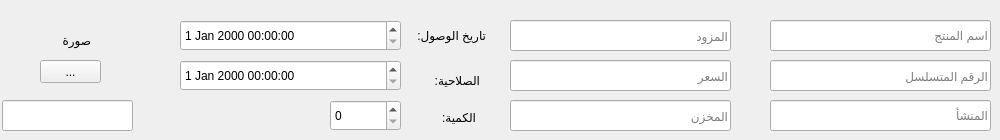
      <widget class="QWidget" name="page_7">
       <widget class="QLineEdit" name="invname_2">
        <property name="geometry">
         <rect>
          <x>770</x>
          <y>20</y>
          <width>221</width>
          <height>31</height>
         </rect>
        </property>
        <property name="text">
         <string/>
        </property>
        <property name="placeholderText">
         <string>اسم المنتج</string>
        </property>
       </widget>
       <widget class="QLineEdit" name="invserial">
        <property name="geometry">
         <rect>
          <x>770</x>
          <y>60</y>
          <width>221</width>
          <height>31</height>
         </rect>
        </property>
        <property name="placeholderText">
         <string>الرقم المتسلسل</string>
        </property>
       </widget>
       <widget class="QLineEdit" name="invcountry">
        <property name="geometry">
         <rect>
          <x>770</x>
          <y>100</y>
          <width>221</width>
          <height>31</height>
         </rect>
        </property>
        <property name="placeholderText">
         <string>المنشأ</string>
        </property>
       </widget>
       <widget class="QLineEdit" name="invprice_2">
        <property name="geometry">
         <rect>
          <x>510</x>
          <y>60</y>
          <width>221</width>
          <height>31</height>
         </rect>
        </property>
        <property name="placeholderText">
         <string>السعر</string>
        </property>
       </widget>
       <widget class="QLineEdit" name="invvendor">
        <property name="geometry">
         <rect>
          <x>510</x>
          <y>20</y>
          <width>221</width>
          <height>31</height>
         </rect>
        </property>
        <property name="placeholderText">
         <string>المزود</string>
        </property>
       </widget>
       <widget class="QLineEdit" name="invento">
        <property name="geometry">
         <rect>
          <x>510</x>
          <y>100</y>
          <width>221</width>
          <height>31</height>
         </rect>
        </property>
        <property name="placeholderText">
         <string>المخزن</string>
        </property>
       </widget>
       <widget class="QDateTimeEdit" name="invadate">
        <property name="geometry">
         <rect>
          <x>180</x>
          <y>20</y>
          <width>221</width>
          <height>31</height>
         </rect>
        </property>
       </widget>
       <widget class="QSpinBox" name="invqty">
        <property name="geometry">
         <rect>
          <x>330</x>
          <y>100</y>
          <width>71</width>
          <height>31</height>
         </rect>
        </property>
       </widget>
       <widget class="QDateTimeEdit" name="invvdate">
        <property name="geometry">
         <rect>
          <x>180</x>
          <y>60</y>
          <width>221</width>
          <height>31</height>
         </rect>
        </property>
       </widget>
       <widget class="QLabel" name="label_35">
        <property name="geometry">
         <rect>
          <x>405</x>
          <y>25</y>
          <width>81</width>
          <height>20</height>
         </rect>
        </property>
        <property name="text">
         <string>تاريخ الوصول:</string>
        </property>
       </widget>
       <widget class="QLabel" name="label_36">
        <property name="geometry">
         <rect>
          <x>399</x>
          <y>70</y>
          <width>81</width>
          <height>20</height>
         </rect>
        </property>
        <property name="text">
         <string>الصلاحية:</string>
        </property>
       </widget>
       <widget class="QLabel" name="label_37">
        <property name="geometry">
         <rect>
          <x>395</x>
          <y>107</y>
          <width>81</width>
          <height>20</height>
         </rect>
        </property>
        <property name="text">
         <string>الكمية:</string>
        </property>
       </widget>
       <widget class="QLabel" name="label_38">
        <property name="geometry">
         <rect>
          <x>50</x>
          <y>30</y>
          <width>41</width>
          <height>20</height>
         </rect>
        </property>
        <property name="text">
         <string>صورة</string>
        </property>
       </widget>
       <widget class="QPushButton" name="invbbutton">
        <property name="geometry">
         <rect>
          <x>40</x>
          <y>60</y>
          <width>61</width>
          <height>23</height>
         </rect>
        </property>
        <property name="text">
         <string>...</string>
        </property>
       </widget>
       <widget class="QLineEdit" name="invimagepath">
        <property name="geometry">
         <rect>
          <x>2</x>
          <y>100</y>
          <width>131</width>
          <height>31</height>
         </rect>
        </property>
       </widget>
      </widget>
